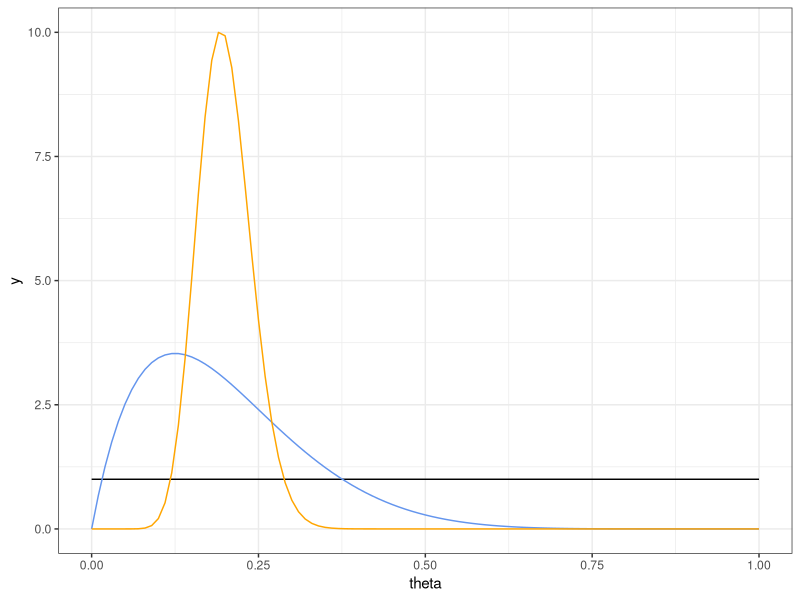
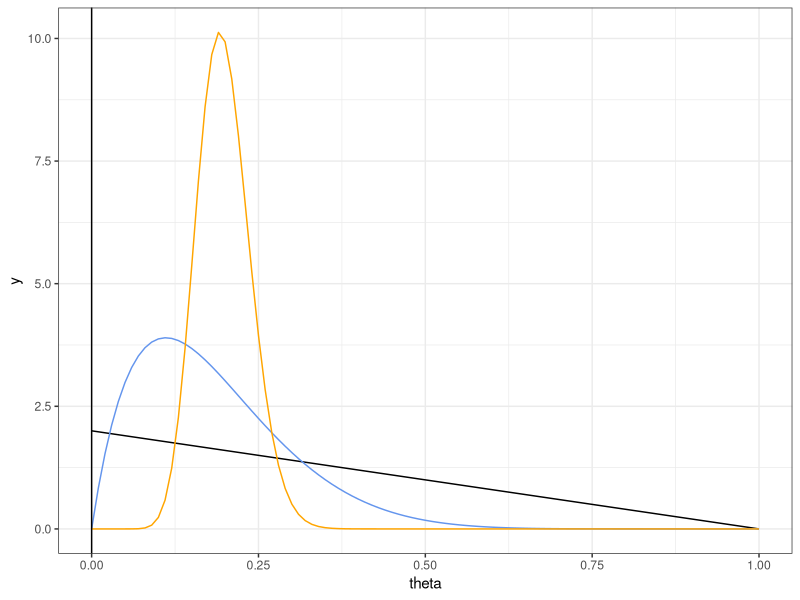
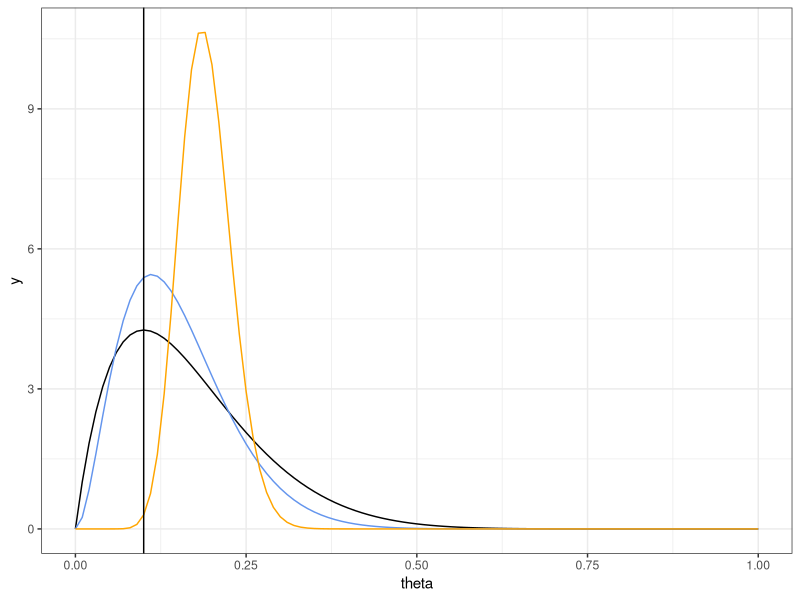
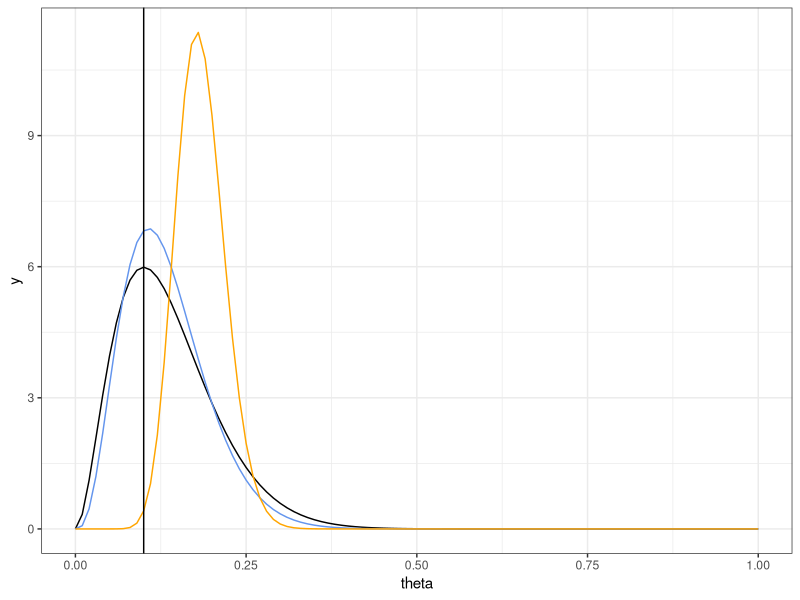
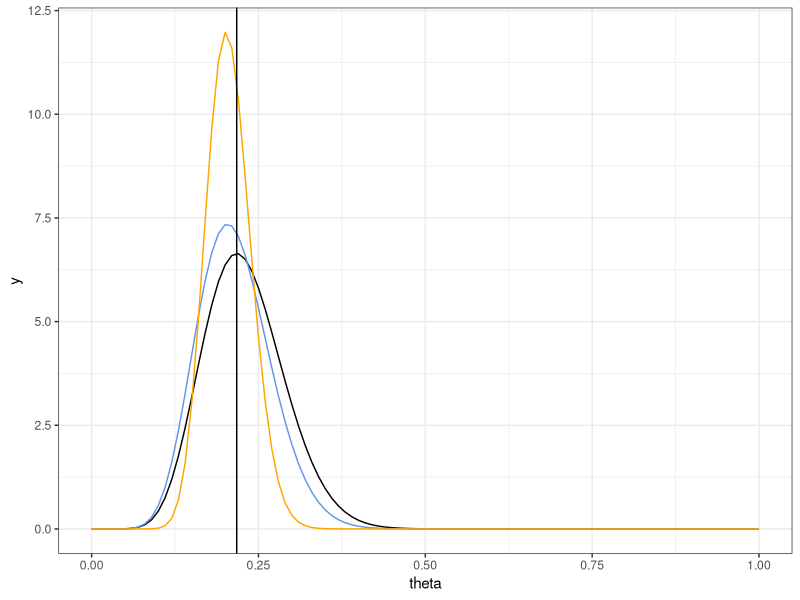
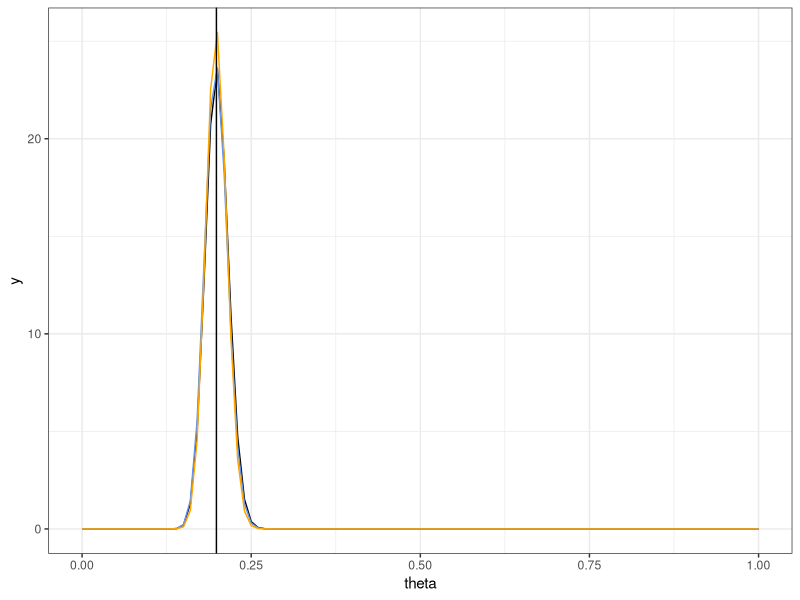

The R script that drew these images, in order:
## ---- chunk 1
knitr::opts_chunk$set(echo = TRUE)

library(dplyr)
library(ggplot2)
## ---- chunk 2
a_noninformative <- 1
b_noninformative <- 1

a_weakly_informative <- 2
b_weakly_informative <- 8

a_strongly_informative <- 20
b_strongly_informative <- 80

ggplot(data = data.frame(theta = c(0, 1)), mapping = aes(x = theta)) +
  stat_function(fun = dbeta,
    args = list(shape1 = a_noninformative, shape2 = b_noninformative)) +
  stat_function(fun = dbeta,
    args = list(shape1 = a_weakly_informative, shape2 = b_weakly_informative),
    color = "cornflowerblue") +
  stat_function(fun = dbeta,
    args = list(shape1 = a_strongly_informative, shape2 = b_strongly_informative),
    color = "orange") +
  theme_bw()
## ---- chunk 3
a_noninformative/(a_noninformative + b_noninformative)
qbeta(c(0.025, 0.975), shape1 = a_noninformative, shape2 = b_noninformative)
## ---- chunk 4
a_weakly_informative/(a_weakly_informative + b_weakly_informative)
qbeta(c(0.025, 0.975), shape1 = a_weakly_informative, shape2 = b_weakly_informative)
## ---- chunk 5
a_strongly_informative/(a_strongly_informative + b_strongly_informative)
qbeta(c(0.025, 0.975), shape1 = a_strongly_informative, shape2 = b_strongly_informative)
## ---- chunk 6
a_noninformative <- 1 + 0
b_noninformative <- 1 + (1 - 0)

a_weakly_informative <- 2 + 0
b_weakly_informative <- 8 + (1 - 0)

a_strongly_informative <- 20 + 0
b_strongly_informative <- 80 + (1 - 0)

# I observed X = 0 for my sample of size 1
ggplot(data = data.frame(theta = c(0, 1)), mapping = aes(x = theta)) +
  stat_function(fun = dbeta,
    args = list(shape1 = a_noninformative, shape2 = b_noninformative)) +
  stat_function(fun = dbeta,
    args = list(shape1 = a_weakly_informative, shape2 = b_weakly_informative),
    color = "cornflowerblue") +
  stat_function(fun = dbeta,
    args = list(shape1 = a_strongly_informative, shape2 = b_strongly_informative),
    color = "orange") +
  geom_vline(xintercept = 0) + 
  theme_bw()
## ---- chunk 7
a_noninformative/(a_noninformative + b_noninformative)
qbeta(c(0.025, 0.975), shape1 = a_noninformative, shape2 = b_noninformative)
## ---- chunk 8
a_weakly_informative/(a_weakly_informative + b_weakly_informative)
qbeta(c(0.025, 0.975), shape1 = a_weakly_informative, shape2 = b_weakly_informative)
## ---- chunk 9
a_strongly_informative/(a_strongly_informative + b_strongly_informative)
qbeta(c(0.025, 0.975), shape1 = a_strongly_informative, shape2 = b_strongly_informative)
## ---- chunk 10
# I observed 1 blue in my first 10
a_noninformative <- 1 + 1
b_noninformative <- 1 + (10-1)

a_weakly_informative <- 2 + 1
b_weakly_informative <- 8 + (10-1)

a_strongly_informative <- 20 + 1
b_strongly_informative <- 80 + (10-1)

ggplot(data = data.frame(theta = c(0, 1)), mapping = aes(x = theta)) +
  stat_function(fun = dbeta,
    args = list(shape1 = a_noninformative, shape2 = b_noninformative)) +
  stat_function(fun = dbeta,
    args = list(shape1 = a_weakly_informative, shape2 = b_weakly_informative),
    color = "cornflowerblue") +
  stat_function(fun = dbeta,
    args = list(shape1 = a_strongly_informative, shape2 = b_strongly_informative),
    color = "orange") +
  geom_vline(xintercept = 1/10) +
  theme_bw()
## ---- chunk 11
a_noninformative/(a_noninformative + b_noninformative)
qbeta(c(0.025, 0.975), shape1 = a_noninformative, shape2 = b_noninformative)
## ---- chunk 12
a_weakly_informative/(a_weakly_informative + b_weakly_informative)
qbeta(c(0.025, 0.975), shape1 = a_weakly_informative, shape2 = b_weakly_informative)
## ---- chunk 13
a_strongly_informative/(a_strongly_informative + b_strongly_informative)
qbeta(c(0.025, 0.975), shape1 = a_strongly_informative, shape2 = b_strongly_informative)
## ---- chunk 14
# I had 2 blue in my first 20
a_noninformative <- 1 + 2
b_noninformative <- 1 + (20 - 2)

a_weakly_informative <- 2 + 2
b_weakly_informative <- 8 + (20 - 2)

a_strongly_informative <- 20 + 2
b_strongly_informative <- 80 + (20 - 2)

ggplot(data = data.frame(theta = c(0, 1)), mapping = aes(x = theta)) +
  stat_function(fun = dbeta,
    args = list(shape1 = a_noninformative, shape2 = b_noninformative)) +
  stat_function(fun = dbeta,
    args = list(shape1 = a_weakly_informative, shape2 = b_weakly_informative),
    color = "cornflowerblue") +
  stat_function(fun = dbeta,
    args = list(shape1 = a_strongly_informative, shape2 = b_strongly_informative),
    color = "orange") +
  geom_vline(xintercept = 2/20) +
  theme_bw()
## ---- chunk 15
a_noninformative/(a_noninformative + b_noninformative)
qbeta(c(0.025, 0.975), shape1 = a_noninformative, shape2 = b_noninformative)
## ---- chunk 16
a_weakly_informative/(a_weakly_informative + b_weakly_informative)
qbeta(c(0.025, 0.975), shape1 = a_weakly_informative, shape2 = b_weakly_informative)
## ---- chunk 17
a_strongly_informative/(a_strongly_informative + b_strongly_informative)
qbeta(c(0.025, 0.975), shape1 = a_strongly_informative, shape2 = b_strongly_informative)
## ---- chunk 18
# I had 10 blue M&Ms in a sample of size 46
a_noninformative <- 1 + 10
b_noninformative <- 1 + (46 - 10)

a_weakly_informative <- 2 + 10
b_weakly_informative <- 8 + (46 - 10)

a_strongly_informative <- 20 + 10
b_strongly_informative <- 80 + (46 - 10)

ggplot(data = data.frame(theta = c(0, 1)), mapping = aes(x = theta)) +
  stat_function(fun = dbeta,
    args = list(shape1 = a_noninformative, shape2 = b_noninformative)) +
  stat_function(fun = dbeta,
    args = list(shape1 = a_weakly_informative, shape2 = b_weakly_informative),
    color = "cornflowerblue") +
  stat_function(fun = dbeta,
    args = list(shape1 = a_strongly_informative, shape2 = b_strongly_informative),
    color = "orange") +
  geom_vline(xintercept = 10/46) +
  theme_bw()
## ---- chunk 19
a_noninformative/(a_noninformative + b_noninformative)
qbeta(c(0.025, 0.975), shape1 = a_noninformative, shape2 = b_noninformative)
## ---- chunk 20
a_weakly_informative/(a_weakly_informative + b_weakly_informative)
qbeta(c(0.025, 0.975), shape1 = a_weakly_informative, shape2 = b_weakly_informative)
## ---- chunk 21
a_strongly_informative/(a_strongly_informative + b_strongly_informative)
qbeta(c(0.025, 0.975), shape1 = a_strongly_informative, shape2 = b_strongly_informative)
## ---- chunk 22
# We had the following overall count of blue M&Ms and sample size:
x <- 4 + 10 + 7 + 9 + 12 + 12 + 18 + 7 + 16 + 16
n <- 58 + 47 + 53 + 59 + 49 + 53 + 75 + 43 + 72 + 50
x
n
x/n
## ---- chunk 23
a_noninformative <- 1 + x
b_noninformative <- 1 + (n - x)

a_weakly_informative <- 2 + x
b_weakly_informative <- 8 + (n - x)

a_strongly_informative <- 20 + x
b_strongly_informative <- 80 + (n - x)

ggplot(data = data.frame(theta = c(0, 1)), mapping = aes(x = theta)) +
  stat_function(fun = dbeta,
    args = list(shape1 = a_noninformative, shape2 = b_noninformative)) +
  stat_function(fun = dbeta,
    args = list(shape1 = a_weakly_informative, shape2 = b_weakly_informative),
    color = "cornflowerblue") +
  stat_function(fun = dbeta,
    args = list(shape1 = a_strongly_informative, shape2 = b_strongly_informative),
    color = "orange") +
  geom_vline(xintercept = x/n) +
  theme_bw()
## ---- chunk 24
a_noninformative/(a_noninformative + b_noninformative)
qbeta(c(0.025, 0.975), shape1 = a_noninformative, shape2 = b_noninformative)
## ---- chunk 25
a_weakly_informative/(a_weakly_informative + b_weakly_informative)
qbeta(c(0.025, 0.975), shape1 = a_weakly_informative, shape2 = b_weakly_informative)
## ---- chunk 26
a_strongly_informative/(a_strongly_informative + b_strongly_informative)
qbeta(c(0.025, 0.975), shape1 = a_strongly_informative, shape2 = b_strongly_informative)
